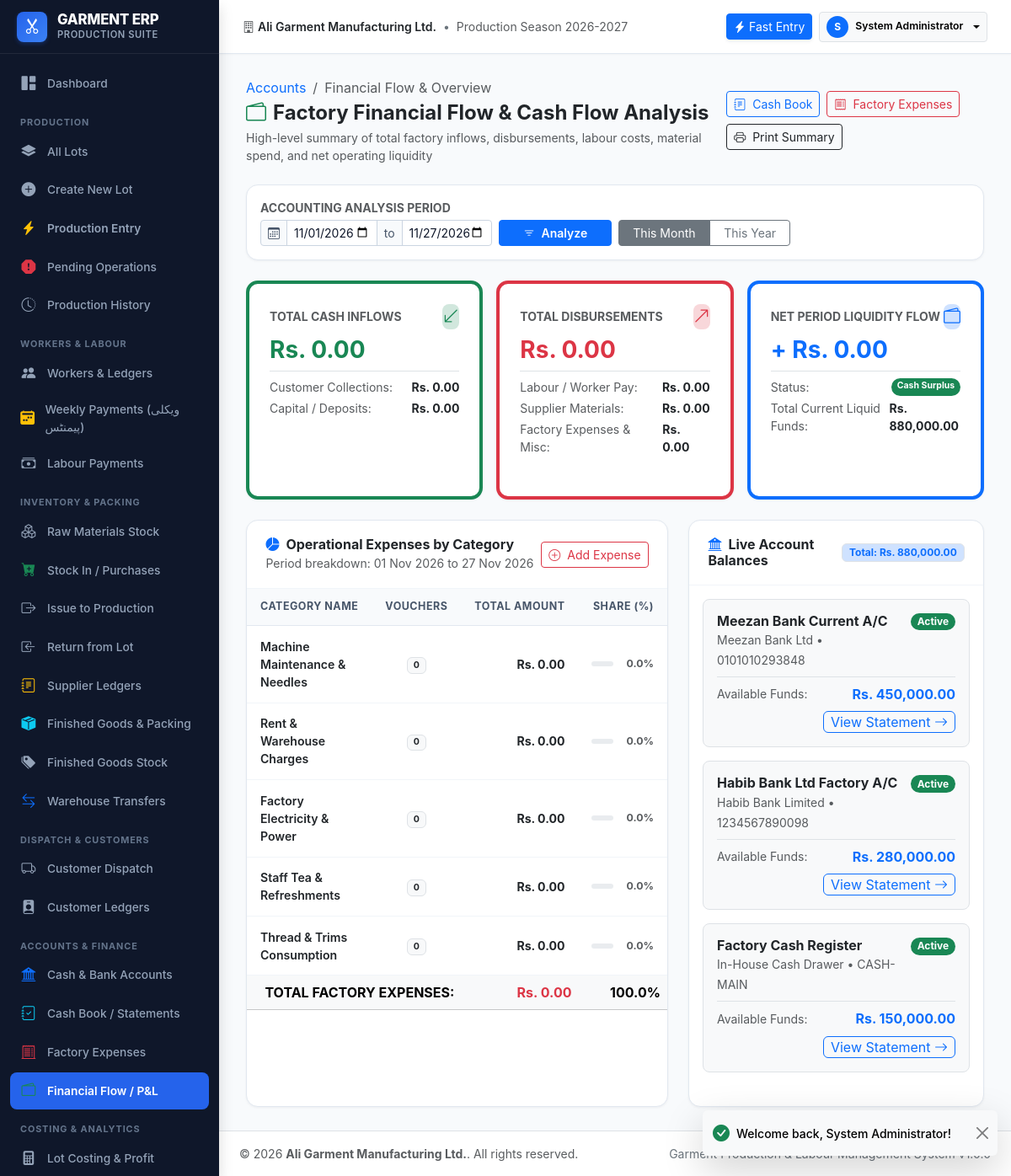
/modules/accounts/overview.php (signed in), run on the app's committed database.
### tables this page shows
CREATE TABLE `users` (
    `id` INT AUTO_INCREMENT PRIMARY KEY,
    `username` VARCHAR(50) NOT NULL UNIQUE,
    `password_hash` VARCHAR(255) NOT NULL,
    `full_name` VARCHAR(100) NOT NULL,
    `role_id` INT NOT NULL,
    `phone` VARCHAR(30) NULL,
    `email` VARCHAR(100) NULL,
    `is_active` TINYINT(1) NOT NULL DEFAULT 1,
    `created_at` DATETIME NOT NULL DEFAULT CURRENT_TIMESTAMP,
    `updated_at` DATETIME NOT NULL DEFAULT CURRENT_TIMESTAMP ON UPDATE CURRENT_TIMESTAMP,
    FOREIGN KEY (`role_id`) REFERENCES `roles`(`id`)
);

CREATE TABLE `cash_bank_accounts` (
    `id` INT AUTO_INCREMENT PRIMARY KEY,
    `account_name` VARCHAR(100) NOT NULL,
    `account_number` VARCHAR(50) NULL,
    `bank_name` VARCHAR(100) NULL,
    `current_balance` DECIMAL(14,2) NOT NULL DEFAULT 0.00,
    `is_active` TINYINT(1) NOT NULL DEFAULT 1
);

### modules/accounts/overview.php (the view, shortened to what the rows shown need)
<?php
require_once __DIR__ . '/../../config/config.php';
require_once __DIR__ . '/../../config/auth.php';
require_login();
$db = get_db();
$accounts = $db->query("SELECT * FROM cash_bank_accounts ORDER BY is_active DESC, current_balance DESC")->fetchAll();
require_once __DIR__ . '/../../includes/header.php';
?>
<div class="app-main">
    <?php require_once __DIR__ . '/../../includes/topbar.php'; ?>
    <div class="app-content">
        <div class="row g-4">
            <div class="col-12 col-lg-7">
                <div class="card-modern h-100">
                    <div class="card-modern-body p-0">
                        <div class="table-responsive">
                            <table class="table table-modern align-middle mb-0">
                                <thead>
                                    <tr>
                                        <th>Category Name</th>
                                        <th class="text-center">Vouchers</th>
                                        <th class="text-end">Total Amount</th>
                                        <th class="text-end" style="width: 140px;">Share (%)</th>
                                    </tr>
                                </thead>
                            </table>
                        </div>
                    </div>
                </div>
            </div>
            <div class="col-12 col-lg-5">
                <div class="card-modern h-100">
                    <div class="card-modern-body p-3">
                        <div class="d-flex flex-column gap-3">
                            <?php foreach ($accounts as $acc):
                            ?>
                                <div class="p-3 border rounded-3 bg-light">
                                    <div class="d-flex justify-content-between align-items-start mb-1">
                                        <div>
                                            <h6 class="fw-bold text-dark mb-0"><?= clean($acc['account_name']) ?></h6>
                                            <span class="small text-muted"><?= clean($acc['bank_name']) ?> • <?= clean($acc['account_number'] ?: '—') ?></span>
                                        </div>
                                        <span class="badge <?= $acc['is_active'] ? 'bg-success' : 'bg-secondary' ?> rounded-pill">
                                            <?= $acc['is_active'] ? 'Active' : 'Inactive' ?>
                                        </span>
                                    </div>
                                    <div class="d-flex justify-content-between align-items-center mt-2 pt-2 border-top">
                                        <span class="small text-muted">Available Funds:</span>
                                        <span class="fw-bold fs-6 <?= (float)$acc['current_balance'] >= 0 ? 'text-primary' : 'text-danger' ?>">
                                            <?= format_currency($acc['current_balance']) ?>
                                        </span>
                                    </div>
                                    <div class="text-end mt-2">
                                        <a href="<?= BASE_URL ?>modules/accounts/statement.php?account_id=<?= $acc['id'] ?>" class="btn btn-xs btn-outline-primary py-0 px-2 small">
                                            View Statement <i class="bi bi-arrow-right"></i>
                                        </a>
                                    </div>
                                </div>
                            <?php endforeach; ?>
                        </div>
                    </div>
                </div>
            </div>
        </div>
    </div>
<?php require_once __DIR__ . '/../../includes/footer.php'; ?>

### includes/topbar.php (shortened to what the rows shown need)
<?php
$currentUser = current_user();
?>
<header class="app-topbar">
    <div class="d-flex align-items-center gap-2">
        <div class="dropdown">
            <button class="btn btn-sm btn-light border dropdown-toggle d-flex align-items-center gap-2" type="button" data-bs-toggle="dropdown" aria-expanded="false">
                <div class="bg-primary text-white rounded-circle d-flex align-items-center justify-content-center" style="width: 26px; height: 26px; font-size: 0.75rem; font-weight: 700;">
                    <?= strtoupper(substr($currentUser['full_name'] ?? 'U', 0, 1)) ?>
                </div>
                <span class="d-none d-md-inline fw-semibold small"><?= clean($currentUser['full_name'] ?? 'User') ?></span>
            </button>
        </div>
    </div>
</header>

### data on the page
users: full_name "S", full_name "System Administrator"
cash_bank_accounts: account_name "Meezan Bank Current A/C", bank_name "Meezan Bank Ltd", account_number "0101010293848", is_active "Active", current_balance "Rs. 450,000.00"
cash_bank_accounts: account_name "Habib Bank Ltd Factory A/C", bank_name "Habib Bank Limited", account_number "1234567890098", is_active "Active", current_balance "Rs. 280,000.00"
cash_bank_accounts: account_name "Factory Cash Register", bank_name "In-House Cash Drawer", account_number "CASH-MAIN", is_active "Active", current_balance "Rs. 150,000.00"

### other printed values
get_setting('company_name', 'Garment ERP') "Ali Garment Manufacturing Ltd."
format_currency($totalInflows) "Rs. 0.00"
format_currency($customerInflows) "Rs. 0.00"
format_currency($depositInflows) "Rs. 0.00"
format_currency($totalOutflows) "Rs. 0.00"
format_currency($labourOutflows) "Rs. 0.00"
format_currency($supplierOutflows) "Rs. 0.00"
format_currency($factoryExpenseOutflows + $withdrawalOutflows) "Rs. 0.00"
format_currency($netOperatingCash) "Rs. 0.00"
format_currency($totalLiquidFunds) "Rs. 880,000.00"
format_date($startDate) "01 Nov 2026"
format_date($endDate) "27 Nov 2026"
$ce['name'] "Machine Maintenance & Needles"
$ce['voucher_count'] "0"
format_currency($ce['total']) "Rs. 0.00"
